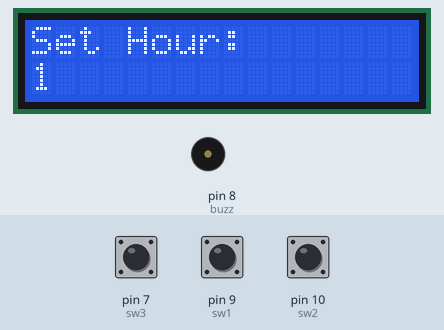
Recording of a sketch running on a simulated Arduino Uno, built with avr-gcc and run on an emulated ATmega328P. Shown: 16×2 character LCD, buzzer (waves = sounding). Inputs (shaded band) come from the test bench; at power-on: pin 10 (sw2) LOW, pin 7 (sw3) LOW, pin 9 (sw1) LOW. What the sketch prints to the serial monitor is not drawn.

Above: at 1.2 s.
1.3 s: pin 10 (sw2) pulled HIGH for 1 s
At 3.3 s:
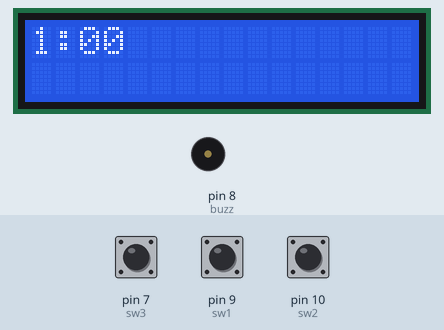
3.8 s: pin 7 (sw3) pulled HIGH for 0.15 s
At 3.94 s:
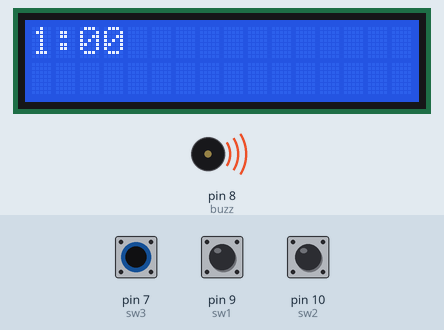
5.5 s: pin 7 (sw3) pulled HIGH for 1 s
At 7.0 s:
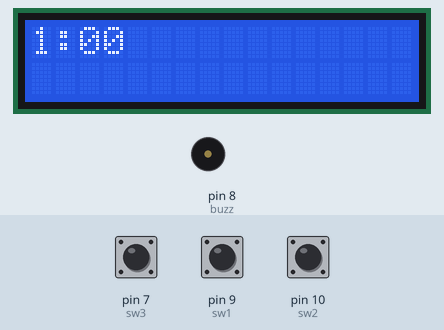
8.0 s: pin 7 (sw3) pulled HIGH for 3.2 s
At 8.4 s:
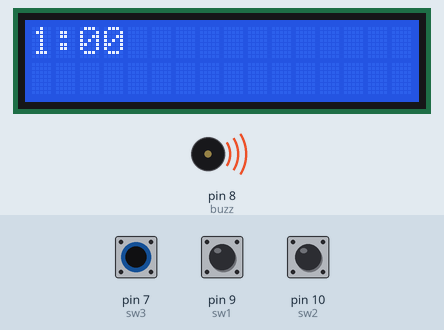
Timing chart, 0 to 12.8 s (numbered marks = the images above; inputs shaded):
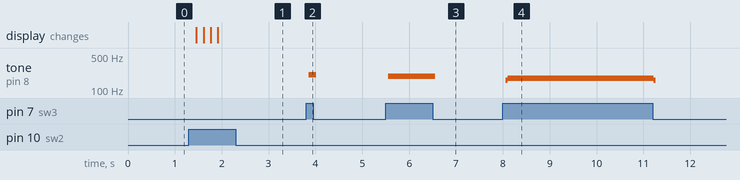

Measured:
- after the input at 1.3 s, the display: first changes after 0.16 s (image 1 shows a later state)
- after the input at 3.8 s, tone on pin 8 (buzz): silent → 206 Hz after 0.06 s, → silent 0.16 s later
- after the input at 5.5 s, tone on pin 8 (buzz): silent → 192 Hz after 0.06 s, → silent 1.0 s later
- after the input at 8.0 s, tone on pin 8 (buzz): silent → 160 Hz after 0.06 s, → 176 Hz 0.04 s later, → 160 Hz 3.1 s later, → silent 0.04 s later

The sketch:

alarm.ino
```cpp
#include <LiquidCrystal.h>

const int rs = 12, en = 11, d4 = 5, d5 = 4, d6 = 3, d7 = 2;
const int sw1 = 9, sw2 = 10, sw3 = 7;
const int reset = 6;
const int buzz = 8;
int sw1_state, sw2_state, sw3_state;
int minute = 0;
int hour = 1;
int alarmMinute = 0;
int alarmHour = 1;
int state = 0;
const int maxmin = 59;
const int maxhour = 12;
int secs = 0;
bool snooze = true;
int alm = 0;

LiquidCrystal lcd(rs, en, d4, d5, d6, d7);

void setup() {
  lcd.begin(16, 2);
  pinMode(sw1, INPUT);
  digitalWrite(reset, HIGH);
  pinMode(reset, OUTPUT);
  pinMode(sw2, INPUT);
  pinMode(sw3, INPUT);
  pinMode(buzz, OUTPUT);
  lcd.home();
  Serial.begin(9600);
}

void loop() {
  sw1_state = digitalRead(sw1);
  sw2_state = digitalRead(sw2);
  sw3_state = digitalRead(sw3);
  if (state == 1) {
    lcd.setCursor(0, 0);
    lcd.print("Set Minute:");
    lcd.setCursor(0, 1);
    lcd.print(minute);
    if (sw1_state == HIGH) {
      minute += 1;
      delay(150);
      if (minute > maxmin) {
        minute = 0;
        lcd.setCursor(1, 1);
        lcd.print(" ");
      }
    }
    else if (sw2_state == HIGH) {
      delay(150);
      state += 1;
      lcd.clear();
    }
  }
  else if (state == 0) {
    lcd.setCursor(0, 0);
    lcd.print("Set Hour:");
    lcd.setCursor(0, 1);
    lcd.print(hour);
    if (sw1_state == HIGH) {
      hour += 1;
      delay(150);
      if (hour > maxhour) {
        hour = 1;
        lcd.setCursor(1, 1);
        lcd.print(" ");
      }
    }
    else if (sw2_state == HIGH) {
      delay(150);
      state += 1;
      lcd.clear();
    }
  }
  else if (state == 3) {
    lcd.setCursor(0, 0);
    lcd.print("Set Alarm Min:");
    lcd.setCursor(0, 1);
    lcd.print(alarmMinute);
    if (sw1_state == HIGH) {
      alarmMinute += 1;
      delay(150);
      if (alarmMinute > maxmin) {
        alarmMinute = 0;
        lcd.setCursor(1, 1);
        lcd.print(" ");
      }
    }
    else if (sw2_state == HIGH) {
      delay(150);
      state += 1;
      lcd.clear();
    }
  }
  else if (state == 2) {
    lcd.setCursor(0, 0);
    lcd.print("Set Alarm Hour:");
    lcd.setCursor(0, 1);
    lcd.print(alarmHour);
    if (sw1_state == HIGH) {
      alarmHour += 1;
      delay(150);
      if (alarmHour > maxhour) {
        alarmHour = 1;
        lcd.setCursor(1, 1);
        lcd.print(" ");
      }
    }
    else if (sw2_state == HIGH) {
      delay(150);
      state += 1;
      lcd.clear();
    }
  }
  else if (state == 4) {
    lcd.setCursor(0, 0);
    lcd.print(hour);
    lcd.print(":");
    Serial.println(secs);
    secs += 1;
    if (secs == 1200 * 8) {
      secs = 0;
      minute += 1;
      if (minute > maxmin) {
        minute = 0;
        hour += 1;
      }
      if (hour > maxhour) {
        hour = 1;
        minute = 0;
      }
    }
    if (minute < 9) {
      if (hour < 9) {
        lcd.setCursor(2, 0);
        lcd.print(0);
        lcd.print(minute);
      }
      else {
        lcd.setCursor(3, 0);
        lcd.print(0);
        lcd.print(minute);
      }
    }
    else {
      lcd.setCursor(2, 0);
      lcd.print(minute);
    }
    if (hour == alarmHour && minute == alarmMinute && alm == 1) {
      digitalWrite(buzz, HIGH);
    }
    if (sw3_state == HIGH) {
      digitalWrite(buzz, LOW);
      alm = 1;
    }
    if (sw1_state == HIGH && sw2_state == HIGH) {
      digitalWrite(reset, LOW);
    }
  }
}
```
